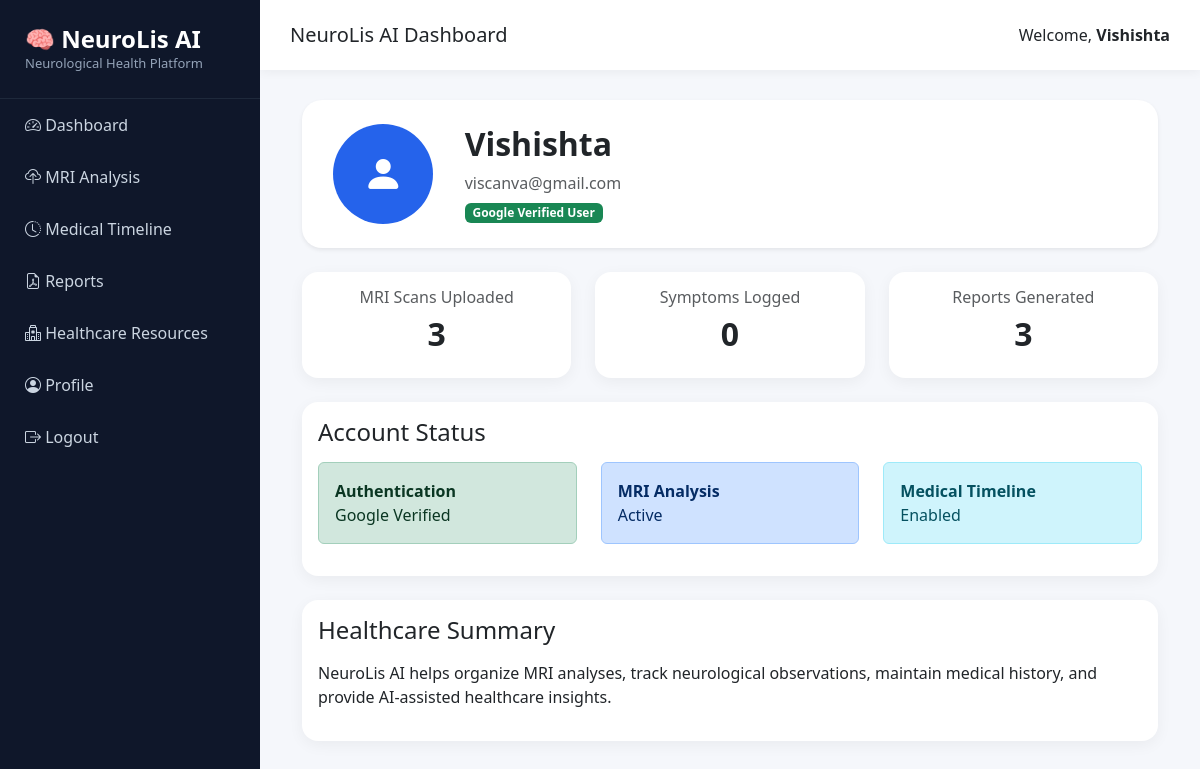
Screenshot of /profile (signed in) with the database file from the repository.
### models/user.py (models this page shows)
class User(db.Model):
    __tablename__ = "users"
    id = db.Column(db.Integer, primary_key=True)
    google_id = db.Column(
        db.String(255),
        unique=True
    )
    name = db.Column(db.String(255))
    email = db.Column(
        db.String(255),
        unique=True
    )
    profile_picture = db.Column(db.String(500))
    mri_records = db.relationship(
        "MRIRecord",
        backref="user",
        lazy=True
    )
    symptoms = db.relationship(
        "Symptom",
        backref="user",
        lazy=True
    )

### app.py (the view)
@app.route("/profile")
def profile():
    if "user_id" not in session:
        return redirect("/login")
    user = User.query.get(
        session["user_id"]
    )
    total_uploads = MRIRecord.query.filter_by(
        user_id=session["user_id"]
    ).count()
    symptom_count = Symptom.query.filter_by(
        user_id=session["user_id"]
    ).count()
    return render_template(
        "profile/profile.html",
        user=user,
        total_uploads=total_uploads,
        symptom_count=symptom_count
    )

### templates/profile/profile.html (shortened to what this page needs)
{% extends 'base.html' %}
{% block content %}
<div class="container-fluid">
    <div class="card border-0 shadow-sm mb-4"
         style="border-radius:20px;">
        <div class="card-body p-4">
            <div class="row align-items-center">
                <div class="col-md-2 text-center">
                    <div style="
                        width:100px;
                        height:100px;
                        border-radius:50%;
                        background:#2563eb;
                        color:white;
                        font-size:40px;
                        display:flex;
                        align-items:center;
                        justify-content:center;
                        margin:auto;">
                        <i class="bi bi-person-fill"></i>
                    </div>
                </div>
                <div class="col-md-10">
                    <h2 class="fw-bold">
                        {{ user.name }}
                    </h2>
                    <p class="text-muted mb-1">
                        {{ user.email }}
                    </p>
                    <span class="badge bg-success">
                        Google Verified User
                    </span>
                </div>
            </div>
        </div>
    </div>
    <div class="row mb-4">
        <div class="col-md-4">
            <div class="card stat-card">
                <div class="card-body text-center">
                    <h6 class="text-muted">
                        MRI Scans Uploaded
                    </h6>
                    <h2 class="fw-bold">
                        {{ total_uploads }}
                    </h2>
                </div>
            </div>
        </div>
        <div class="col-md-4">
            <div class="card stat-card">
                <div class="card-body text-center">
                    <h6 class="text-muted">
                        Symptoms Logged
                    </h6>
                    <h2 class="fw-bold">
                        {{ symptom_count }}
                    </h2>
                </div>
            </div>
        </div>
        <div class="col-md-4">
            <div class="card stat-card">
                <div class="card-body text-center">
                    <h6 class="text-muted">
                        Reports Generated
                    </h6>
                    <h2 class="fw-bold">
                        {{ total_uploads }}
                    </h2>
                </div>
            </div>
        </div>
    </div>
    <div class="card stat-card mb-4">
        <div class="card-body">
            <h4 class="mb-3">
                Account Status
            </h4>
            <div class="row">
                <div class="col-md-4">
                    <div class="alert alert-success">
                        <strong>
                            Authentication
                        </strong>
                        <br>
                        Google Verified
                    </div>
                </div>
                <div class="col-md-4">
                    <div class="alert alert-primary">
                        <strong>
                            MRI Analysis
                        </strong>
                        <br>
                        Active
                    </div>
                </div>
                <div class="col-md-4">
                    <div class="alert alert-info">
                        <strong>
                            Medical Timeline
                        </strong>
                        <br>
                        Enabled
                    </div>
                </div>
            </div>
        </div>
    </div>
    <div class="card stat-card">
        <div class="card-body">
            <h4 class="mb-3">
                Healthcare Summary
            </h4>
            <p>
                NeuroLis AI helps organize MRI analyses,
                track neurological observations,
                maintain medical history,
                and provide AI-assisted healthcare insights.
            </p>
        </div>
    </div>
</div>
{% endblock %}

### templates/base.html (shortened to what this page needs)
<!DOCTYPE html>
<html lang="en">
<head>
    <link href="https://cdn.jsdelivr.net/npm/bootstrap@5.3.3/dist/css/bootstrap.min.css"
          rel="stylesheet">
    <link href="https://cdn.jsdelivr.net/npm/bootstrap-icons@1.11.3/font/bootstrap-icons.css"
          rel="stylesheet">
</head>
<body>
    <div class="sidebar">
        <div class="sidebar-brand">
            <h4>🧠 NeuroLis AI</h4>
            <p>
                Neurological Health Platform
            </p>
        </div>
        <a href="/dashboard">
            <i class="bi bi-speedometer2"></i>
            Dashboard
        </a>
        <a href="/upload">
            <i class="bi bi-cloud-upload"></i>
            MRI Analysis
        </a>
        <a href="/timeline">
            <i class="bi bi-clock-history"></i>
            Medical Timeline
        </a>
        <a href="/reports">
            <i class="bi bi-file-earmark-pdf"></i>
            Reports
        </a>
        <a href="/resources">
            <i class="bi bi-hospital"></i>
            Healthcare Resources
        </a>
        <a href="/profile">
            <i class="bi bi-person-circle"></i>
            Profile
        </a>
        <a href="/logout">
            <i class="bi bi-box-arrow-right"></i>
            Logout
        </a>
    </div>
    <div class="main-content">
        <div class="topbar">
            <h5 class="mb-0">
                NeuroLis AI Dashboard
            </h5>
            <div>
                {% if session.user_name %}
                Welcome,
                <strong>
                    {{ session.user_name }}
                </strong>
                {% endif %}
            </div>
        </div>
        <div class="page-content">
            {% block content %}
            {% endblock %}
        </div>
    </div>
</body>
</html>

### templates/base.html (style rules this page uses)
body { background:#f5f7fb; font-family:Segoe UI,sans-serif; }
.sidebar { width:260px; height:100vh; position:fixed; left:0; top:0; background:#0f172a; color:white; }
.sidebar-brand { padding:25px; border-bottom:1px solid #1e293b; }
.sidebar-brand h4 { margin:0; font-weight:700; }
.sidebar-brand p { margin:0; color:#94a3b8; font-size:13px; }
.sidebar a { color:#cbd5e1; text-decoration:none; display:block; padding:14px 25px; transition:0.3s; }
.main-content { margin-left:260px; }
.topbar { background:white; height:70px; display:flex; align-items:center; justify-content:space-between; padding:0 30px; box-shadow:0 2px 10px rgba(0,0,0,.05); }
.page-content { padding:30px; }
.stat-card { border:none; border-radius:16px; box-shadow:0 4px 15px rgba(0,0,0,.05); }

### rows the page displays
User: user_name "Vishishta", name "Vishishta", email "viscanva@gmail.com"

### other values shown
{{ total_uploads }} "3"
{{ symptom_count }} "0"
